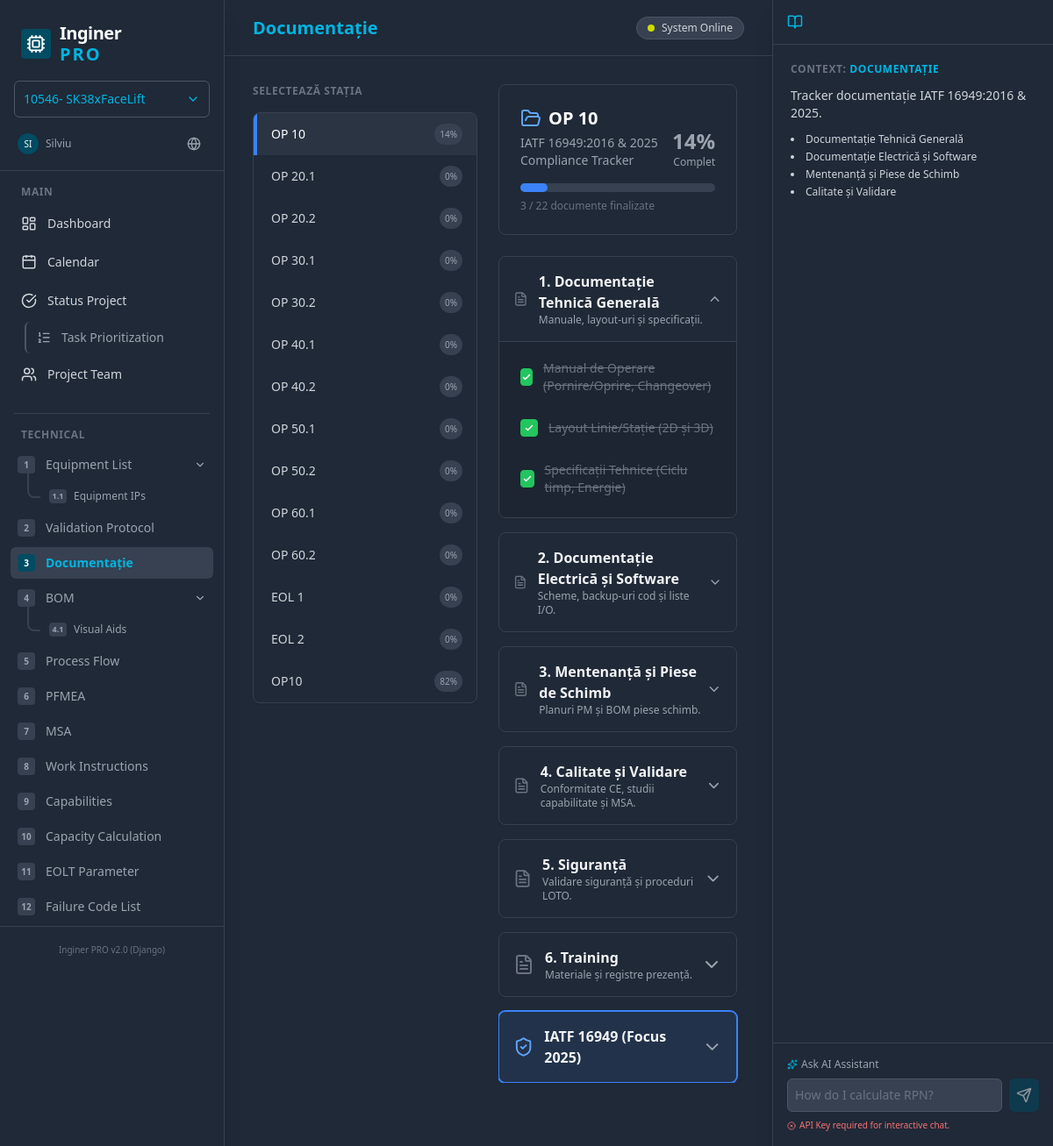
/documentation/, run on an earlier commit of the app's database.
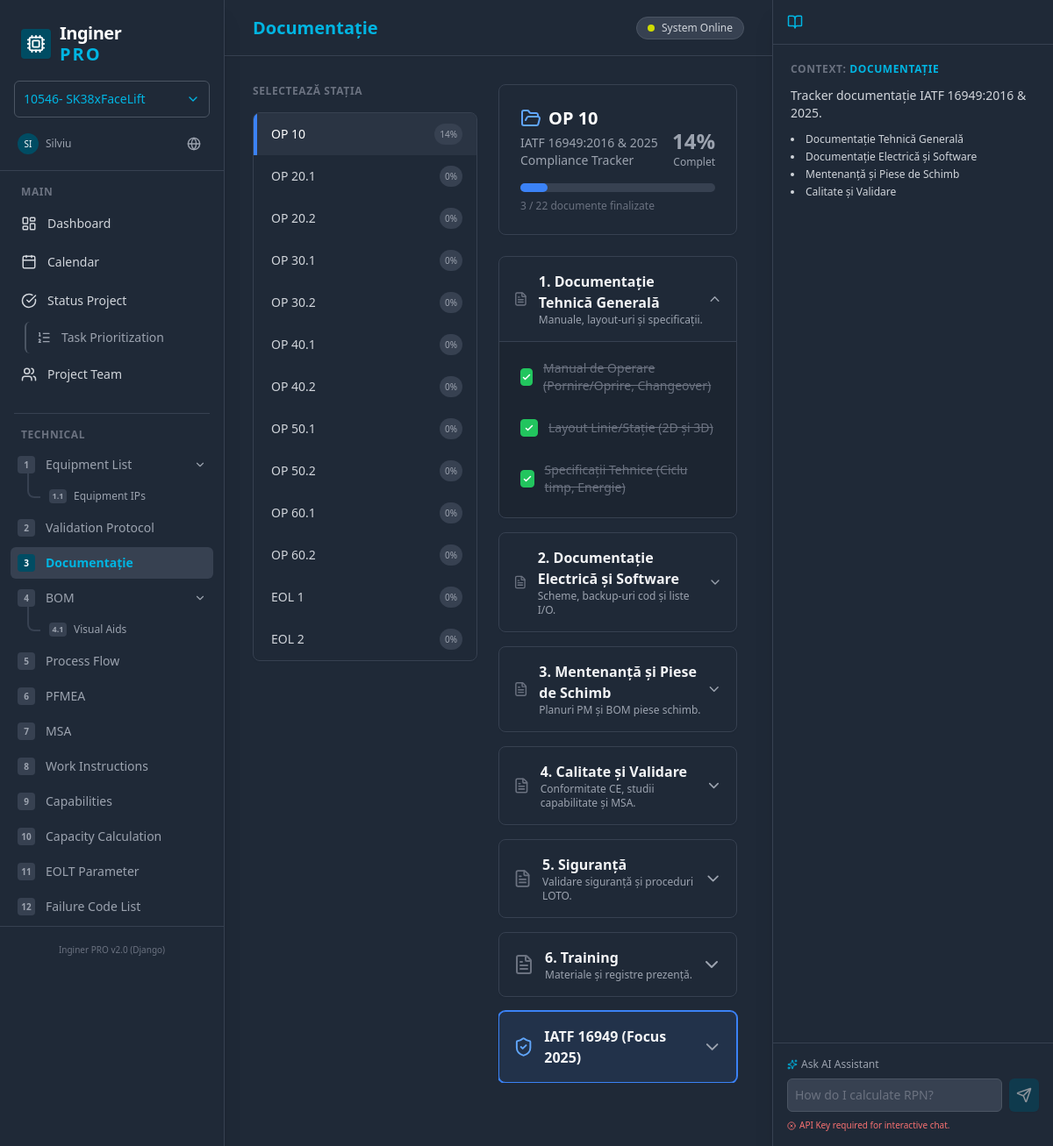
And on a later commit of the database.
### core/models.py (models this page shows, shortened)
class Equipment(models.Model):
    OWNER_CHOICES = [
        ('Customer', 'Customer'),
        ('Preh', 'Preh'),
    ]
    station = models.CharField(max_length=50)
    owner = models.CharField(max_length=50, choices=OWNER_CHOICES)
    eq_number = models.CharField(max_length=50, verbose_name="Equipment Number")
    power_supply = models.CharField(max_length=100)
    power_kw = models.CharField(max_length=20, blank=True)
    air_supply_bar = models.CharField(max_length=20, default='no')
    air_supply_diam = models.CharField(max_length=20, default='no')
    height = models.CharField(max_length=50, blank=True, verbose_name="Inaltime [mm]")
    width = models.CharField(max_length=50, blank=True, verbose_name="Latime [mm]")
    length = models.CharField(max_length=50, blank=True, verbose_name="Lungime [mm]")
    weight = models.CharField(max_length=50, blank=True, verbose_name="Greutate [kg]")
    photo_front = models.URLField(blank=True, verbose_name="Front Photo URL")
    photo_tag = models.URLField(blank=True, verbose_name="Tag Photo URL")
    class Meta:
        ordering = ['id']
        verbose_name_plural = "Equipment"

class DocumentationCategory(models.Model):
    code = models.CharField(max_length=50, unique=True)  # e.g., 'general', 'electrical'
    title_key = models.CharField(max_length=50)  # Translation key for title
    desc_key = models.CharField(max_length=50, blank=True)  # Translation key for description
    order = models.PositiveIntegerField(default=0)
    is_highlighted = models.BooleanField(default=False)  # For IATF2025 special styling
    class Meta:
        ordering = ['order']
        verbose_name_plural = "Documentation Categories"

class DocumentationChecklistItem(models.Model):
    category = models.ForeignKey(
        DocumentationCategory,
        on_delete=models.CASCADE,
        related_name='items'
    )
    item_key = models.CharField(max_length=50)  # Translation key for the item text
    order = models.PositiveIntegerField(default=0)
    class Meta:
        ordering = ['category__order', 'order']

### core/views.py (the view)
# urls.py: path('documentation/', views.documentation, name='documentation'),
def documentation(request):
    equipment_list = Equipment.objects.all()
    categories = list(DocumentationCategory.objects.prefetch_related('items').all())
    for category in categories:
        category.translated_title = DOC_TRANSLATIONS.get(category.title_key, category.title_key)
        category.translated_desc = DOC_TRANSLATIONS.get(category.desc_key, '') if category.desc_key else ''
        for item in category.items.all():
            item.translated_text = DOC_TRANSLATIONS.get(item.item_key, item.item_key)
    selected_id = request.GET.get('equipment_id')
    if selected_id:
        selected_equipment = get_object_or_404(Equipment, pk=selected_id)
    else:
        selected_equipment = equipment_list.first()
    results = {}
    if selected_equipment:
        for result in selected_equipment.documentation_results.all():
            results[result.checklist_item_id] = result.is_checked
    equipment_progress = {}
    for equip in equipment_list:
        equipment_progress[equip.id] = get_equipment_doc_progress(equip)
    total_items = DocumentationChecklistItem.objects.count()
    checked_count = len([v for v in results.values() if v])
    current_progress = round((checked_count / total_items) * 100) if total_items > 0 else 0
    context = {
        'active_view': 'documentation',
        'page_title': 'Documentație',
        'equipment_list': equipment_list,
        'selected_equipment': selected_equipment,
        'categories': categories,
        'results': results,
        'equipment_progress': equipment_progress,
        'current_progress': current_progress,
        'total_items': total_items,
        'checked_count': checked_count,
    }
    return render(request, 'documentation.html', context)

### core/templatetags/validation_extras.py (called while the page is built)
@register.filter
def get_item(dictionary, key):
    if dictionary is None:
        return None
    return dictionary.get(key)

### core/views.py (called while the page is built)
def get_equipment_doc_progress(equipment):
    total_items = DocumentationChecklistItem.objects.count()
    if total_items == 0:
        return 0
    checked_count = equipment.documentation_results.filter(is_checked=True).count()
    return round((checked_count / total_items) * 100)

### templates/documentation.html (shortened to what the changed rows need)
{% extends 'base.html' %}
{% load static %}
{% load validation_extras %}
{% block content %}
<div class="flex h-full gap-6 pb-10">
    <div class="w-64 flex-shrink-0 flex flex-col gap-2">
        <div
            class="bg-gray-800 rounded-lg border border-gray-700 shadow-sm overflow-hidden flex flex-col max-h-[calc(100vh-200px)] overflow-y-auto">
            {% for equip in equipment_list %}
            {% with prog=equipment_progress|get_item:equip.id %}
            <a href="?equipment_id={{ equip.id }}" class="text-left px-4 py-3 text-sm font-medium border-l-4 transition-all flex justify-between items-center
                      {% if selected_equipment.id == equip.id %}
                      bg-gray-700/50 border-blue-500 text-white
                      {% else %}
                      border-transparent text-gray-300 hover:bg-gray-700
                      {% endif %}">
                <span class="truncate">{{ equip.station }}</span>
                <span id="sidebar-progress-{{ equip.id }}"
                    class="text-[10px] px-1.5 py-0.5 rounded-full
                             {% if prog == 100 %}bg-green-900/30 text-green-400{% else %}bg-gray-700 text-gray-400{% endif %}">
                    {{ prog|default:0 }}%
                </span>
            </a>
            {% endwith %}
            {% empty %}
            <div class="p-4 text-xs text-gray-400 text-center">Nu există echipamente. Adaugă echipamente în Equipment
                List.</div>
            {% endfor %}
        </div>
    </div>
    <div class="flex-1 space-y-6 overflow-y-auto pr-2">
        <div class="bg-gray-800 p-6 rounded-lg border border-gray-700 shadow-sm">
            <div class="flex justify-between items-end mb-4">
                <div>
                    <h2 class="text-xl font-bold text-white flex items-center gap-2">
                        <i data-lucide="folder-open" class="text-blue-400"></i>
                        {{ selected_equipment.station|default:"General" }}
                    </h2>
                    <p class="text-sm text-gray-400 mt-1">IATF 16949:2016 & 2025 Compliance Tracker</p>
                </div>
            </div>
        </div>
        <div id="checklist-sections" class="grid grid-cols-1 gap-4">
            {% for category in categories %}
            <div
                class="bg-gray-800 rounded-lg border {% if category.is_highlighted %}border-blue-500 ring-1 ring-blue-500{% else %}border-gray-700{% endif %} shadow-sm overflow-hidden transition-all">
                <button onclick="toggleSection('section-{{ category.code }}')"
                    class="w-full p-4 flex items-center justify-between transition-colors {% if category.is_highlighted %}bg-blue-500/10{% else %}hover:bg-gray-700{% endif %}">
                    <div class="flex items-center gap-3">
                        {% if category.is_highlighted %}
                        <i data-lucide="shield-check" class="text-blue-400"></i>
                        {% else %}
                        <i data-lucide="file-text" class="text-gray-500"></i>
                        {% endif %}
                        <div class="text-left">
                            <h3 class="font-bold text-gray-100">{{ category.translated_title }}</h3>
                            {% if category.translated_desc %}
                            <p class="text-xs text-gray-400">{{ category.translated_desc }}</p>
                            {% endif %}
                        </div>
                    </div>
                    <i data-lucide="chevron-down" class="text-gray-400 transition-transform section-chevron"
                        id="chevron-{{ category.code }}"></i>
                </button>
                <div id="section-{{ category.code }}" class="hidden p-4 pt-0 border-t border-gray-700 bg-black/10">
                    <div class="space-y-3 mt-3">
                        {% for item in category.items.all %}
                        {% with is_checked=results|default_if_none:""|get_item:item.id %}
                        <div id="doc-item-{{ item.id }}"
                            class="flex items-center gap-3 p-2 rounded hover:bg-gray-700/50 cursor-pointer transition-colors"
                            hx-post="/documentation/toggle/{{ selected_equipment.id }}/{{ item.id }}/"
                            hx-swap="outerHTML">
                            <div
                                class="w-5 h-5 rounded border flex items-center justify-center transition-colors {% if is_checked %}bg-green-500 border-green-500 text-white{% else %}border-gray-500 bg-gray-800{% endif %}">
                                {% if is_checked %}
                                <svg class="w-3 h-3" fill="none" stroke="currentColor" viewBox="0 0 24 24">
                                    <path stroke-linecap="round" stroke-linejoin="round" stroke-width="3"
                                        d="M5 13l4 4L19 7"></path>
                                </svg>
                                {% endif %}
                            </div>
                            <span
                                class="text-sm {% if is_checked %}text-gray-500 line-through{% else %}text-gray-200{% endif %}">
                                {{ item.translated_text }}
                            </span>
                        </div>
                        {% endwith %}
                        {% endfor %}
                    </div>
                </div>
            </div>
            {% endfor %}
        </div>
    </div>
</div>
{% endblock %}

What changed in the data, as far as the page shows it:
removed Equipment: station "OP10", prog "82"
